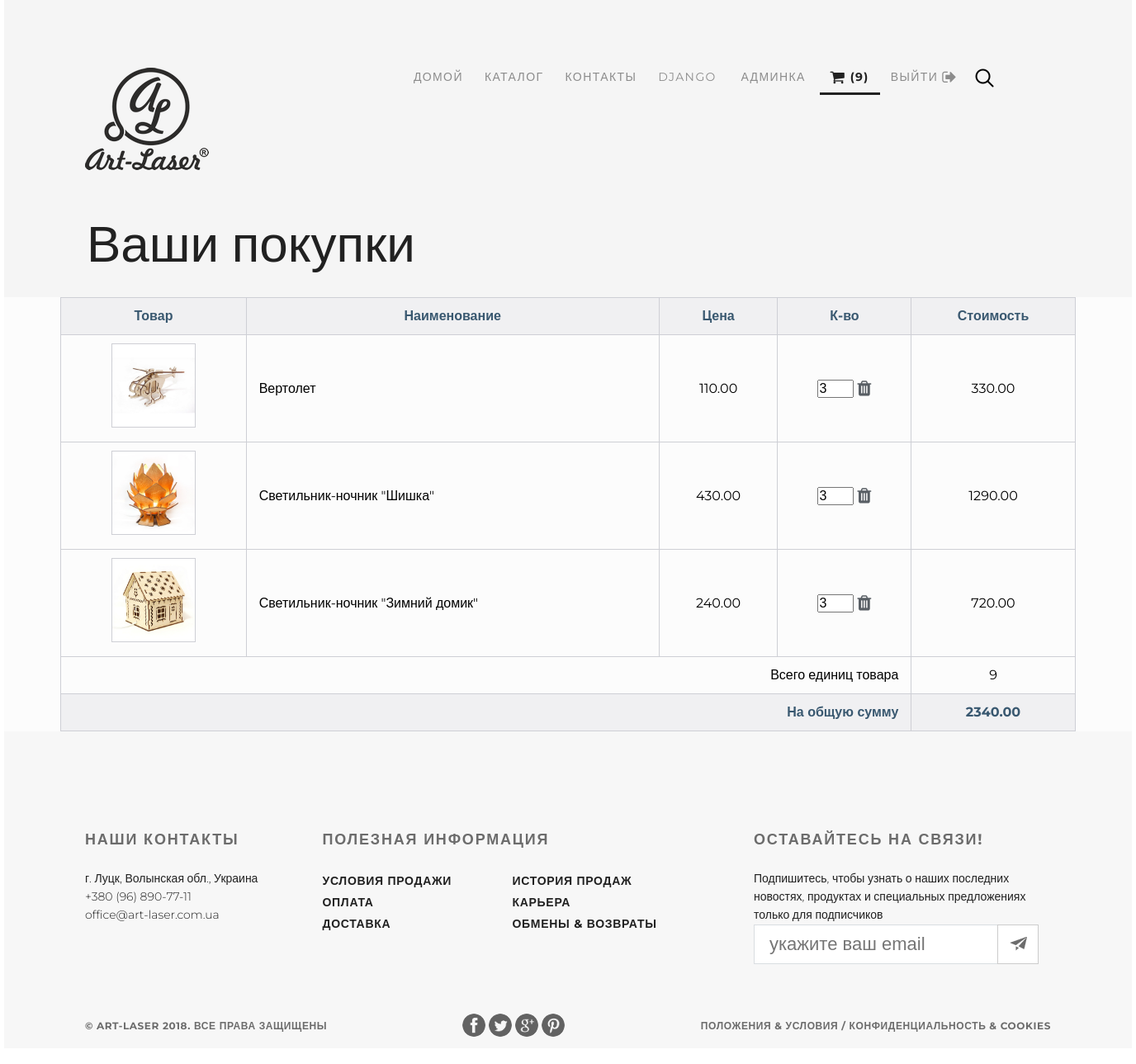
Page /basket/ (signed in) on the committed database.
### authapp/models.py (models this page shows)
class ShopUser(AbstractUser):
    avatar = models.ImageField(upload_to='users_avatars', blank=True)
    age = models.PositiveIntegerField(verbose_name='возраст')
    phone = models.CharField(verbose_name='номер телефона', max_length=16, default='')

### basketapp/models.py (models this page shows)
class Basket(models.Model):
    user = models.ForeignKey(settings.AUTH_USER_MODEL, related_name='basket', on_delete=models.CASCADE)
    product = models.ForeignKey(Product, on_delete=models.CASCADE)
    quantity = models.PositiveIntegerField(verbose_name='количество', default=0)
    add_datetime = models.DateTimeField(verbose_name='время добавления', auto_now_add=True)
    total_price = models.DecimalField(verbose_name='стоимость', max_digits=8, decimal_places=2, default=0)
    @property
    def product_cost(self):
        return self.product.price * self.quantity
    @property
    def total_quantity(self):
        items = self.user.basket.all()
        total_quantity = sum(list(map(lambda x: x.quantity, items)))
        return total_quantity
    @property
    def total_cost(self):
        items = self.user.basket.all()
        totalcost = sum(list(map(lambda x: x.product_cost, items)))
        return totalcost
    @staticmethod
    def get_basket(request):
        if request.user.is_authenticated:
            basket = request.user.basket.all()
        else:
            basket = []
        return basket

### mainapp/models.py (models this page shows, shortened)
class Product(models.Model):
    category = models.ForeignKey(ProductCategory, on_delete=models.CASCADE)
    name = models.CharField(verbose_name='Название товара', max_length=128)
    vendor_id = models.CharField(verbose_name='Артикул', max_length=10, unique=True, blank=True)
    image = models.ImageField(upload_to='products_image', blank=True)
    short_descript = models.CharField(verbose_name='Краткое описание', max_length=64, blank=True)
    description = models.TextField(verbose_name='Описание товара', blank=True)
    price = models.DecimalField(verbose_name='Цена товара', max_digits=8, decimal_places=2, default=0)
    quantity = models.PositiveIntegerField(verbose_name='Кол-во на складе', default=0)
    is_active = models.BooleanField(verbose_name='активен', default=True)

### basketapp/views.py (the view)
@login_required
def main_basket(requset):
    title = 'Корзина'
    basket = Basket.get_basket(requset)
    context = {
        'title': title,
        'basket': basket,
    }
    return render(requset, 'basketapp/basket.html', context)

### basketapp/templates/basketapp/basket.html (shortened to what this page needs)
{% extends 'mainapp/base.html' %}
{% load staticfiles %}
{% block container %}
<div class="container clearfix">
    <div class="hero-back">
        {% include 'mainapp/includes/inc__main_menu.html' %}
        <div class="h2">Ваши покупки</div>
    </div>
    <div class="content">
        {% if basket %}
            {% include 'basketapp/includes/inc__basket_list.html' %}
        {% else %}
        <div style="margin: 100px auto;">
            <h2>Корзина пуста</h2>
        </div>
        {% endif %}
    </div>
</div>
{% endblock%}

### mainapp/templates/mainapp/includes/inc__main_menu.html
{% load staticfiles %}
<header>
    <a class="logo" href="{% url 'main' %}"><img src="{% static '/img/my_store_logo.png' %}" alt="logo"></a>
    <a class="search" href="#"><img src="{% static '/img/search.png' %}" alt=""></a>
    <input class="search_input" type="search" placeholder="Поиск">
    <ul class="menu">
        <li>
            <a href="{% url 'main' %}"
               class="{% if request.resolver_match.url_name == 'main' %} click {% endif %}">
                ДОМОЙ
            </a>
        </li>
        <li>
            <a href="{% url 'products:index' %}"
               class="{% if request.resolver_match.namespaces.0 == 'products' %} click {% endif %}">
                КАТАЛОГ
            </a>
        </li>
        <li>
            <a href="{% url 'contact' %}"
               class="{% if request.resolver_match.url_name == 'contact' %} click {% endif %}">
                КОНТАКТЫ
            </a>
        </li>
        <li>
            {% if user.is_authenticated %}
                <a href="{% url 'auth:edit' %}">{{user.username}}</a>
                {% if user.is_superuser %}
                <a href="{% url 'administrator:categories' %}">админка</a>{% endif %}
                <a href="{% url 'basket:main_basket' %}"
                    class="{% if request.resolver_match.namespaces.0 == 'basket' %} click {% endif %}">
                        {% if basket %}
                            <i class="fa fa-shopping-cart fa-lg" aria-hidden="true"></i>
                            ({{ basket.0.total_quantity }})
                        {% else %}
                            <i class="fa fa-shopping-cart fa-lg" aria-hidden="true"></i>
                        {% endif %}
                </a>
            {% endif %}
        </li>
        <li>
            {% if user.is_authenticated %}
            <a href="{% url 'auth:logout' %}">ВЫЙТИ <i class="fa fa-sign-out fa-lg" aria-hidden="true"></i></a>
            {% else %}
            <a href="{% url 'auth:login' %}"
               class="{% if request.resolver_match.url_name == 'login' %} click {% endif %}">
                ВОЙТИ
                <i class="fa fa-sign-in fa-lg" aria-hidden="true"></i>
            </a>
            {% endif %}
        </li>
    </ul>
</header>

### basketapp/templates/basketapp/includes/inc__basket_list.html
<table>
    <thead>
    <tr>
        <th scope="col">Товар</th>
        <th scope="col">Наименование</th>
        <th scope="col">Цена</th>
        <th scope="col">К-во</th>
        <th scope="col">Стоимость</th>
    </tr>
    </thead>
    <tbody>
    {% for item in basket %}
    <tr>
        <th scope="row"><img class="img_min" src="/media/{{ item.product.image }}" alt=""></th>
        <td>{{ item.product.name }}</td>
        <td class="td-price">{{ item.product.price }}</td>
        <td class="td-qty">
            <input type="number" name="{{ item.pk }}" min="0" value="{{ item.quantity }}">
            <a href="{% url 'basket:product_del' item.pk %}">
                <i class="fa fa-trash fa-lg" aria-hidden="true"></i>
            </a>
        </td>
        <td class="td-total">{{ item.product_cost }}</td>
    </tr>
    {% endfor %}
    </tbody>
    <tfoot>
    <tr>
        <td colspan="4">Всего единиц товара</td>
        <td class="td-qty">{{ basket.0.total_quantity }}</td>
    </tr>
    <tr>
        <td colspan="4">На общую сумму</td>
        <td class="td-total">{{ basket.0.total_cost }}</td>
    </tr>
    </tfoot>
</table>

### static/css/style.css (style rules this page uses)
* { margin: 0; padding: 0; }
html, body { height: 100%; font-family: 'Montserrat', sans-serif; }
a { text-decoration: none; outline: none; }
ul { list-style-type: none; }
header { width: 1366px; height: 60px; position: absolute; top: 60px; }
.logo { margin-top: 22px; margin-left: 98px; float: left; }
.menu { font-size: 14px; margin-top: 25px; display: flex; float: right; }
.menu a { font-weight: 400; letter-spacing: 1.4px; text-transform: uppercase; padding: 10px 13px; color: #8c8c8c; }
.menu .click { font-weight: bold; color: #212121; border-bottom: 3px solid #212121; }
.search { float: right; margin-top: 23px; margin-left: 8px; margin-right: 167px; }
.search_input { width: 0px; padding: 10px; border: none; background: none; transition: ease-out 2s; }
table { border-collapse: collapse; width: 90%; margin: auto; line-height: 1.5; }
thead { background: #f0f0f2; color: #395870; }
th, td { padding: 10px 15px; vertical-align: middle; border: 1px solid #cecfd5; }
tr img { border: 1px solid #cecfd5; }
td input { width: 40px; }
td i { color: #585E64; }
.td-price, .td-qty, .td-total, .td-image { text-align: center; }
tfoot { text-align: right; }
tfoot tr:last-child { background: #f0f0f2; color: #395870; font-weight: bold; }
.img_min { width: 100px; height: 100px; }
.hero-back { width: 1366px; height: 360px; background-color: #f5f5f5; position: relative; }
.h2 { font-size: 62px; font-weight: 100; color: #212121; margin-top: 260px; padding-left: 100px; position: absolute; }
.container { max-width: 1366px; min-height: 100%; margin: 0 auto; background-color: #FCFCFC; }
.content { display: flex; flex-direction: column; }
.clearfix:after { content: ""; display: block; clear: both; }

### rows in the picture
ShopUser: username "DJANGO"
Basket: user+quantity "9", product.image (picture), product.name "Вертолет", product.price "110.00", quantity "3", product_cost "330.00", user+product+quantity "2340.00"
Basket: shows a picture, product.name "Светильник-ночник \"Шишка\"", product.price "430.00", quantity "3", product_cost "1290.00"
Basket: product.image (picture), product.name "Светильник-ночник \"Зимний домик\"", product.price "240.00", quantity "3", product_cost "720.00"
